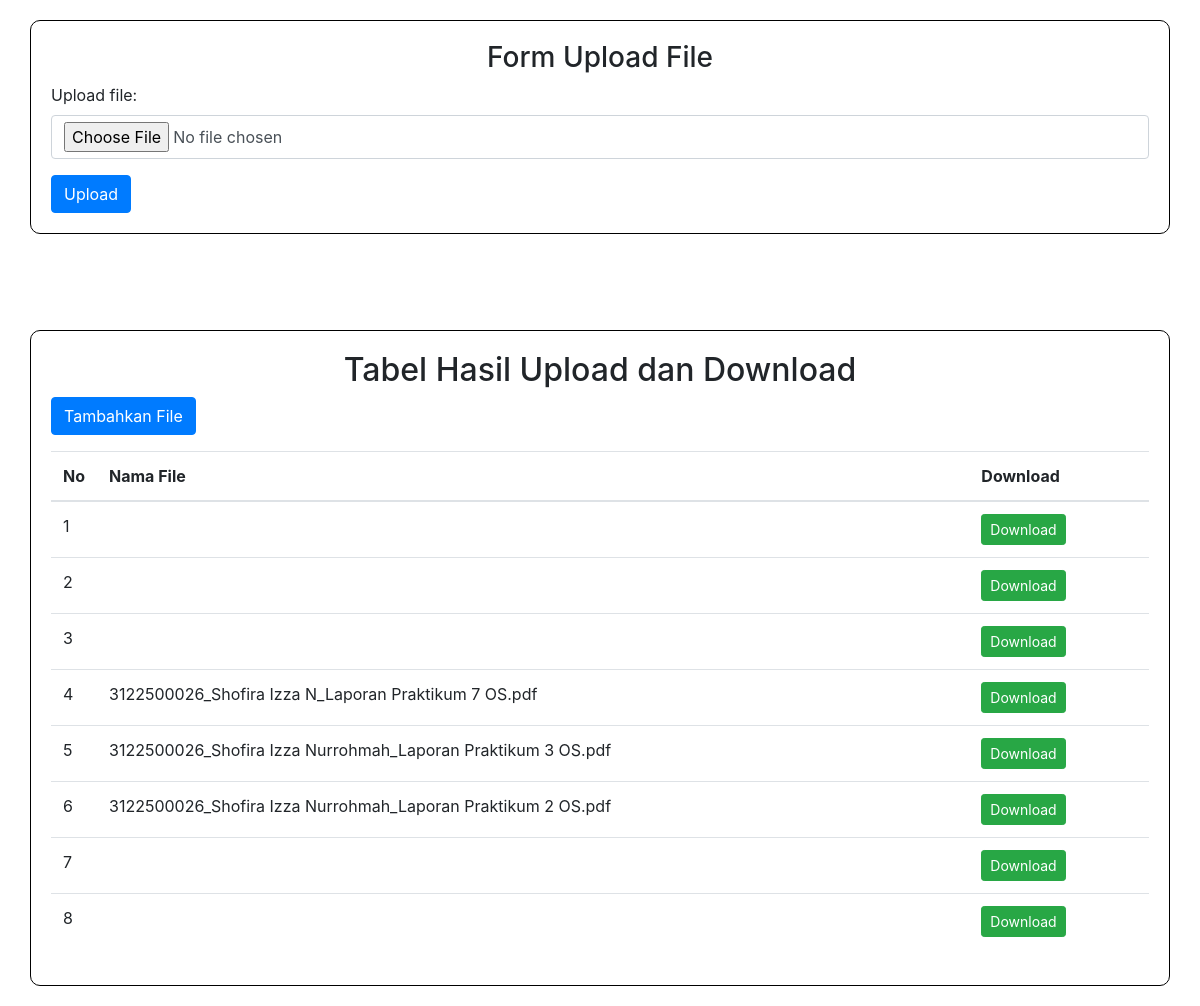
The app's page /Project_WPW/tugas.php with its own data.
### tables this page shows
CREATE TABLE `unggah` (
  `id_file` int(11) NOT NULL,
  `matkul` varchar(255) NOT NULL,
  `tugas` varchar(255) NOT NULL,
  `file` varchar(255) NOT NULL,
  `nilai` int(10) NOT NULL
);

### Project_WPW/tugas.php (the view, shortened to what this page needs)
<?php
        include 'koneksi.php';
?>
<!DOCTYPE html>
<html lang="en">
<head>
    <link rel="stylesheet" href="https://maxcdn.bootstrapcdn.com/bootstrap/4.0.0/css/bootstrap.min.css">
</head>
<body>
    <div class="container">
        <h3 class="text-center">Form Upload File</h3>
        <form action="hasil_upload.php" method="POST" enctype="multipart/form-data">
            <div class="form-group">
                <label for="file">Upload file:</label>
                <input type="file" class="form-control" id="file" name="file">
            </div>
            <button type="submit" class="btn btn-primary">Upload</button>
        </form>
    </div>
    <br>
    <br>
    <br>
    <br>
    <div class="container">
        <h2 class="text-center">Tabel Hasil Upload dan Download</h2>
        <a href="tugas.php" class="btn btn-primary mb-3">Tambahkan File</a>
        <table class="table">
            <thead>
                <tr>
                    <th style="width: 30px">No</th>
                    <th>Nama File</th>
                    <th>Download</th>
                </tr>
            </thead>
            <tbody>
                <?php
                $sql = "SELECT * FROM unggah";
                $data = mysqli_query($conn, $sql);
                $nomer = 1;
                while ($d = mysqli_fetch_array($data)) {
                ?>
                <tr>
                    <td><?= $nomer++ ?></td>
                    <td>
                        <?php echo $d['file']; ?>
                    </td>
                    <td>
                        <a href="download.php?filename=<?=$d['file']?>" class="btn btn-success btn-sm me-2">Download</a>
                    </td>
                </tr>
                <?php } ?>
            </tbody>
        </table>
    </div>
</body>
</html>

### Project_WPW/tugas.php (style rules this page uses)
body { padding: 20px; }
.container { border: 1px solid black; background-color: white; padding: 20px; border-radius: 10px; }

### records on screen
unggah: file "3122500026_Shofira Izza N_Laporan Praktikum 7 OS.pdf"
unggah: file "3122500026_Shofira Izza Nurrohmah_Laporan Praktikum 3 OS.pdf"
unggah: file "3122500026_Shofira Izza Nurrohmah_Laporan Praktikum 2 OS.pdf"
